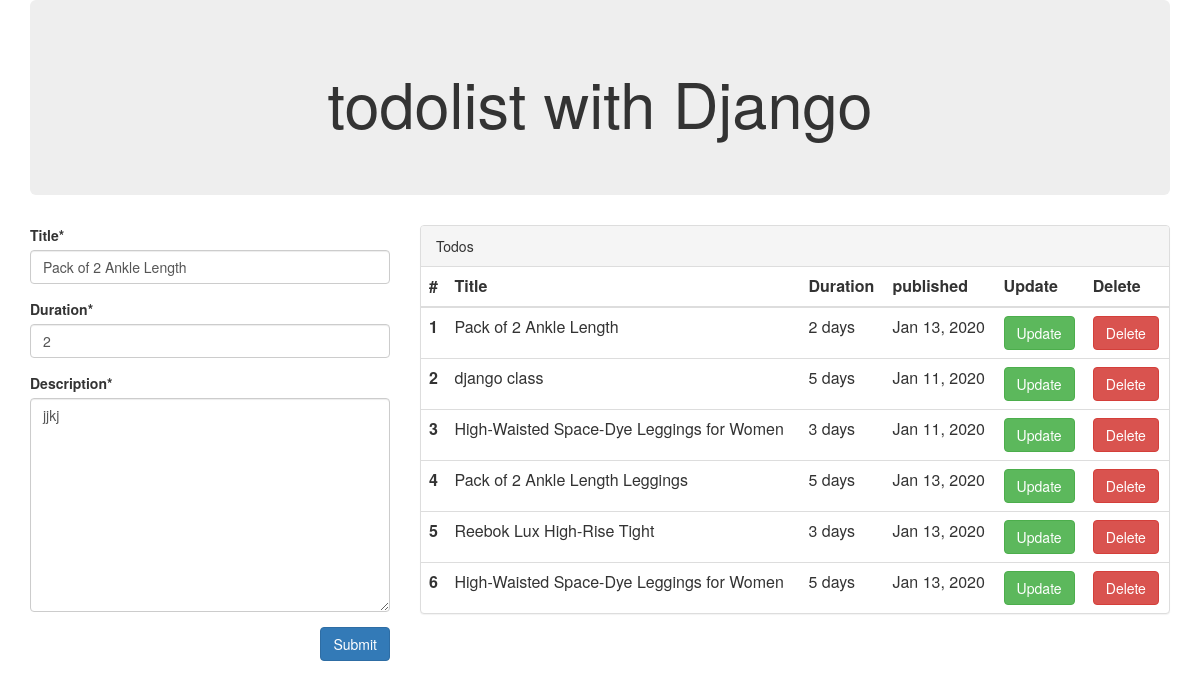
Page /todo/1/edit on the committed database.
### core/models.py (models this page shows, shortened)
class Todo(models.Model):
    title = models.CharField(max_length=100)
    duration = models.CharField(max_length=50)
    description = models.TextField()
    published_at = models.DateTimeField()

### core/views.py (the view)
# urls.py: path('todo/<int:pk>/edit', views.edit_todo, name='todo.edit'),
def edit_todo(request, pk):
    todos = Todo.objects.all()
    todo = get_object_or_404(Todo, pk=pk)
    if request.method == 'POST':
        form = TodoForm(request.POST, instance=todo)
        if form.is_valid():
            form.save()
            messages.success(request, 'todo updated successfully')
            return redirect('/')
    else:
        form = TodoForm(instance=todo)
        return render(request, 'index.html', {'form': form, 'todos': todos})

### core/forms.py
class TodoForm(forms.ModelForm):
    title = forms.CharField(widget=forms.TextInput(attrs={'placeholder': 'Title'}))
    duration = forms.CharField(widget=forms.TextInput(attrs={'placeholder': 'duration'}))
    description = forms.CharField(widget=forms.Textarea(attrs={'placeholder': 'content...', 'size': 20}))
    class Meta:
        model = Todo
        fields = ('title',  'duration', 'description')

### core/templates/index.html
{% extends 'layouts/master.html' %}
{% block content %}
<div class="row">
    {% include 'forms.html' %}
    {% include 'table.html' %}
</div>
{% endblock %}

### core/templates/forms.html (shortened to what this page needs)
{% load crispy_forms_tags %}
<div class="col-md-4">
    <form method="POST">
        <div class="form-group">
            {{ form.title|as_crispy_field }}
        </div>
        <div class="form-group">
            {{ form.duration|as_crispy_field }}
        </div>
        <div class="form-group">
            {{ form.description|as_crispy_field }}
        </div>
        <div class="form-group">
            <button type="submit" class="btn btn-primary pull-right">Submit</button>
        </div>
    </form>
</div>

### core/templates/table.html
<div class="col-md-8">
    <div class="panel panel-default">
        <div class="panel-heading">Todos</div>
        <table class="table">
            <table class="table">
                <thead>
                <tr>
                    <th scope="col">#</th>
                    <th scope="col">Title</th>
                    <th scope="col">Duration</th>
                    <th scope="col">published</th>
                    <th scope="col">Update</th>
                    <th scope="col">Delete</th>
                </tr>
                </thead>
                <tbody>
                {% for todo in todos %}
                <tr>
                    <th scope="row">{{ forloop.counter }}</th>
                    <td>{{ todo.title }}</td>
                    <td>{{ todo.duration }} days</td>
                    <td>{{ todo.published_at|date:"M d, Y" }}</td>
                    <td><a class="btn btn-success" href="{% url 'todo.edit' pk=todo.pk %}">Update</a> </td>
                    <td><a class="btn btn-danger" href="{% url 'todo.delete' pk=todo.pk %}">Delete</a> </td>
                </tr>
                {% endfor %}
                </tbody>
            </table>
        </table>
    </div>
</div>

### rows in the picture
Todo: title "Pack of 2 Ankle Length", duration "2", description "jjkj", published_at "Jan 13, 2020"
Todo: title "django class", duration "5", published_at "Jan 11, 2020"
Todo: title "High-Waisted Space-Dye Leggings for Women", duration "3", published_at "Jan 11, 2020"
Todo: title "Pack of 2 Ankle Length Leggings", duration "5", published_at "Jan 13, 2020"
Todo: title "Reebok Lux High-Rise Tight", duration "3", published_at "Jan 13, 2020"
Todo: title "High-Waisted Space-Dye Leggings for Women", duration "5", published_at "Jan 13, 2020"
